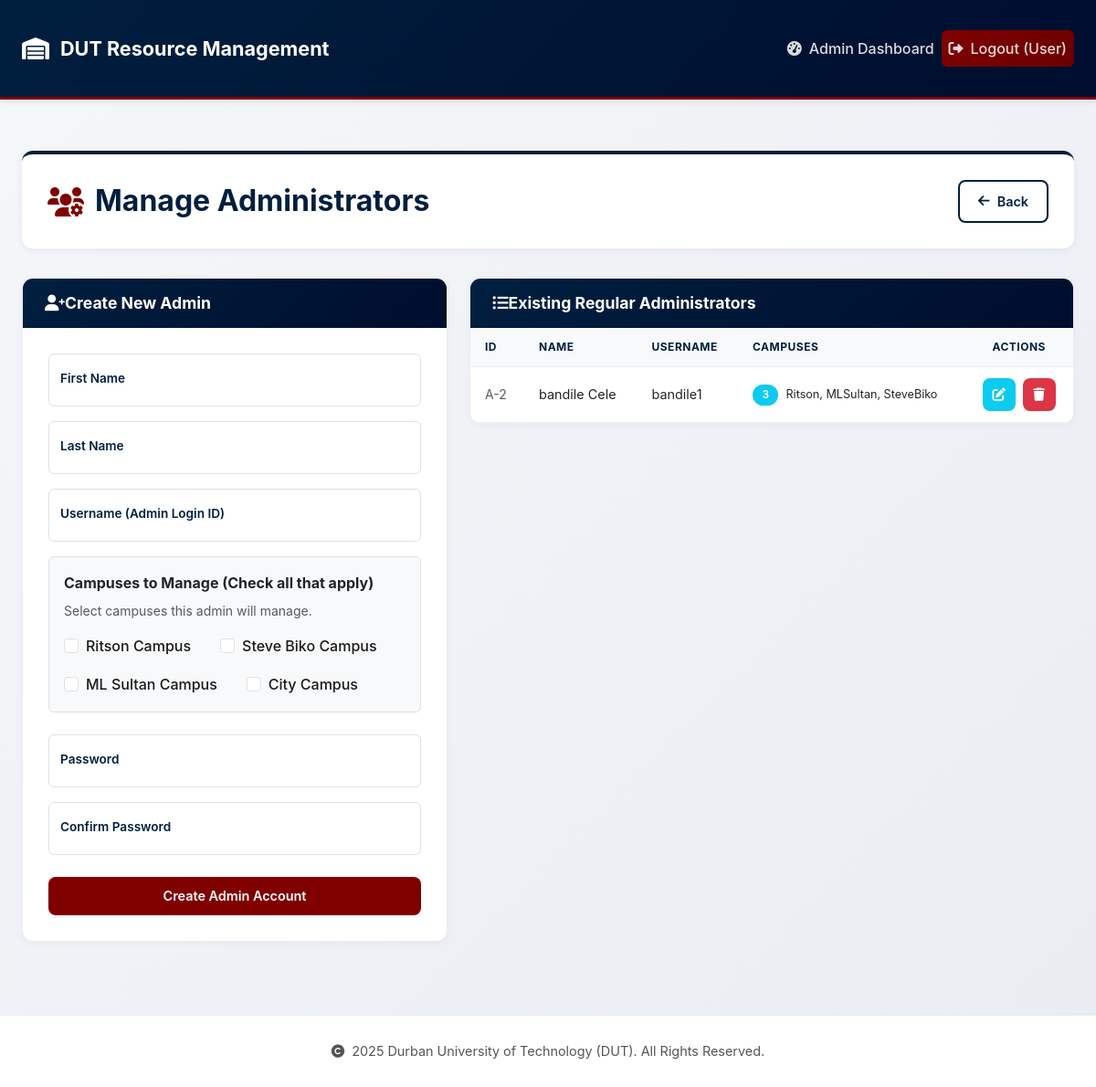
The app's page /admin/system/admins (signed in) with its own data.
### app/models.py (models this page shows, shortened)
class Admin(db.Model, UserMixin):
    __tablename__ = 'admin'
    admin_id = db.Column(db.Integer, primary_key=True)
    username = db.Column(db.String(80), unique=True, nullable=False)
    name = db.Column(db.String(100), nullable=True)
    surname = db.Column(db.String(100), nullable=True)
    password_hash = db.Column(db.String(256), nullable=False)  # UPDATED: 128 -> 256
    is_super_admin = db.Column(db.Boolean, default=False, nullable=False)
    data_capturers = db.relationship(
        'DataCapturer', backref='admin', lazy=True, cascade="all, delete-orphan", foreign_keys='DataCapturer.admin_id'
    )
    campuses = db.relationship('Campus', secondary=admin_campus_association, lazy='subquery',
                              backref=db.backref('admins', lazy=True))
    @property
    def is_admin(self):
        return True

### app/routes/admin_routes.py (the view, shortened to what this page needs)
@admin_bp.route('/system/admins', methods=['GET', 'POST'])
@login_required
def manage_admins():
    guard = super_admin_required()
    if guard:
        return guard
    ensure_campuses_exist()
    form = AdminCreationForm()
    admin_list = Admin.query.filter(Admin.is_super_admin == False).all()
    return render_template('admin/manage_admins.html',
                            title='Manage Administrators',
                            form=form,
                            admin_list=admin_list)

### app/forms.py (shortened to what this page needs)
class AdminCreationForm(FlaskForm):
    name = StringField('First Name', validators=[DataRequired(), Length(max=100)])
    surname = StringField('Last Name', validators=[DataRequired(), Length(max=100)])
    username = StringField('Username (Admin Login ID)', validators=[DataRequired(), Length(min=4, max=10)])
    campuses_assigned = SelectMultipleField(
        'Campuses to Manage (Check all that apply)',
        validators=[validate_at_least_one], # <- USING CUSTOM VALIDATOR
        widget=ListWidget(prefix_label=False),
        option_widget=CheckboxInput(),
        choices=STATIC_DUT_CAMPUSES
    )
    password = PasswordField('Password', validators=[DataRequired(), Length(min=8)])
    password_confirm = PasswordField('Confirm Password', validators=[DataRequired(), EqualTo('password', message='Passwords must match')])
    submit = SubmitField('Create Admin Account')

### app/__init__.py (called while the page is built)
@login_manager.user_loader
def load_user(user_id):
    user_type, _, user_actual_id = user_id.partition('-')
    if user_type == 'A':
        return Admin.query.get(int(user_actual_id))
    elif user_type == 'D':
        return DataCapturer.query.get(int(user_actual_id))
    return None

### app/routes/admin_routes.py (called while the page is built)
def super_admin_required():
    if not current_user.is_super_admin:
        flash('Access denied. This feature is restricted to Super Administrators.', 'danger')
        return redirect(url_for('admin.dashboard'))
    return None

def ensure_campuses_exist():
    for campus_key, campus_name in STATIC_DUT_CAMPUSES:
        existing = Campus.query.filter_by(name=campus_key).first()
        if not existing:
            new_campus = Campus(name=campus_key)
            db.session.add(new_campus)
    try:
        db.session.commit()
    except Exception as e:
        db.session.rollback()
        print(f"Error creating campuses: {e}")

### app/templates/admin/manage_admins.html (shortened to what this page needs)
{% extends "base.html" %}
{% block head_extras %}
<link rel="stylesheet" href="https://cdnjs.cloudflare.com/ajax/libs/font-awesome/6.0.0/css/all.min.css"/>
{% endblock %}
{% block content %}
<div class="container-fluid">
  <div class="header-section">
    <div class="header-top">
      <div class="header-content">
        <h1><i class="fas fa-users-cog"></i>Manage Administrators</h1>
      </div>
      <a href="{{ url_for('admin.dashboard') }}" class="btn btn-secondary">
        <i class="fas fa-arrow-left"></i>Back
      </a>
    </div>
  </div>
  <div class="row">
    <div class="col-md-5">
      <div class="card">
        <div class="card-header">
          <h5><i class="fas fa-user-plus"></i>Create New Admin</h5>
        </div>
        <div class="card-body">
          <form method="POST" action="{{ url_for('admin.manage_admins') }}">
            <div class="form-floating mb-3">
              {{ form.name(class="form-control", placeholder="First Name") }}
              {{ form.name.label() }}
            </div>
            <div class="form-floating mb-3">
              {{ form.surname(class="form-control", placeholder="Surname") }}
              {{ form.surname.label() }}
            </div>
            <div class="form-floating mb-3">
              {{ form.username(class="form-control", placeholder="Username / Staff ID") }}
              {{ form.username.label() }}
            </div>
            <div class="mb-4 p-3 border rounded" style="background:#f8f9fa;">
              {{ form.campuses_assigned.label(class="form-label d-block fw-bold mb-2") }}
              <small class="text-muted d-block mb-3">Select campuses this admin will manage.</small>
              <div class="d-flex flex-wrap gap-3">
                {% for subfield in form.campuses_assigned %}
                  <div class="form-check form-check-inline">
                    {{ subfield(class="form-check-input") }}
                    {{ subfield.label(class="form-check-label") }}
                  </div>
                {% endfor %}
              </div>
            </div>
            <div class="form-floating mb-3">
              {{ form.password(class="form-control", placeholder="Password") }}
              {{ form.password.label() }}
            </div>
            <div class="form-floating mb-4">
              {{ form.password_confirm(class="form-control", placeholder="Confirm Password") }}
              {{ form.password_confirm.label() }}
            </div>
            {{ form.submit(class="btn btn-primary w-100") }}
          </form>
        </div>
      </div>
    </div>
    <div class="col-md-7">
      <div class="card">
        <div class="card-header">
          <h5><i class="fas fa-list-ul"></i>Existing Regular Administrators</h5>
        </div>
        <div class="card-body p-0">
          {% if admin_list %}
          <div class="table-responsive">
            <table>
              <thead>
                <tr>
                  <th>ID</th>
                  <th>Name</th>
                  <th>Username</th>
                  <th>Campuses</th>
                  <th class="text-center">Actions</th>
                </tr>
              </thead>
              <tbody>
                {% for admin in admin_list %}
                <tr>
                  <td class="text-muted small">A-{{ admin.admin_id }}</td>
                  <td>{{ admin.name }} {{ admin.surname }}</td>
                  <td>{{ admin.username }}</td>
                  <td>
                    {% if admin.campuses %}
                      <span class="badge bg-primary me-1">{{ admin.campuses|length }}</span>
                      <small class="text-truncate d-none d-lg-inline">
                        {{ admin.campuses|map(attribute='name')|join(', ') }}
                      </small>
                    {% else %}
                      <span class="badge bg-secondary">None</span>
                    {% endif %}
                  </td>
                  <td>
                    <div class="action-btns">
                      <a href="{{ url_for('admin.edit_admin', admin_id=admin.admin_id) }}"
                         class="btn btn-edit" title="Edit">
                        <i class="fas fa-edit"></i>
                      </a>
                      <form method="POST"
                            action="{{ url_for('admin.delete_admin', admin_id=admin.admin_id) }}"
                            onsubmit="return confirm('WARNING! Deleting Admin {{ admin.username }} will unassign all their resources. Are you sure?');"
                            style="display:inline;">
                        <button type="submit" class="btn btn-delete" title="Delete">
                          <i class="fas fa-trash"></i>
                        </button>
                      </form>
                    </div>
                  </td>
                </tr>
                {% endfor %}
              </tbody>
            </table>
          </div>
          {% else %}
          <div class="no-items">
            <i class="fas fa-users-slash"></i>
            <p><strong>No admins yet.</strong> Create one using the form on the left.</p>
          </div>
          {% endif %}
        </div>
      </div>
    </div>
  </div>
</div>
{% endblock %}

### app/templates/base.html (style rules this page uses)
:root { --dut-primary: #001F3F; --dut-accent: #800000; --text-primary: #1a1a1a; --text-secondary: #555; --border-color: #e8eef5; }
* { margin: 0; padding: 0; box-sizing: border-box; }
html, body { height: 100%; font-family: -apple-system, BlinkMacSystemFont, "Segoe UI", Roboto, "Helvetica Neue", Arial, sans-serif; }
body { display: flex; flex-direction: column; min-height: 100vh; background: #f8f9fa; }

### app/templates/admin/manage_admins.html (style rules this page uses)
:root { --dut-navy:#001F3F;--dut-maroon:#800000;--dut-light:#f8f9fa; --text-primary:#1a1a1a;--text-secondary:#555;--border-color:#e8eef5; --success:#198754;--danger:#dc3545;--warning:#ffc107;--info:#0dcaf0; }
* { margin:0;padding:0;box-sizing:border-box; }
body { background:linear-gradient(135deg,#f5f7fa 0%,#e9ecf1 100%); min-height:100vh;color:var(--text-primary); font-family:-apple-system,BlinkMacSystemFont,"Segoe UI",Roboto,"Helvetica Neue",Arial,sans-serif; }
.container-fluid { max-width:1200px;padding:1.5rem; }
.header-section { background:#fff;padding:1.75rem;border-radius:12px; box-shadow:0 2px 8px rgba(0,31,63,.06);margin-bottom:2rem; border-top:4px solid var(--dut-navy); }
.header-top { display:flex;justify-content:space-between;align-items:center; flex-wrap:wrap;gap:1.5rem; }
.header-content h1 { font-size:2rem;font-weight:700;color:var(--dut-navy); display:flex;align-items:center;gap:.75rem;margin:0; }
.header-content h1 i { color:var(--dut-maroon);font-size:2rem; }
.btn { padding:.65rem 1.25rem;border:none;border-radius:8px; font-weight:600;cursor:pointer;transition:all .3s ease; text-decoration:none;display:inline-flex;align-items:center; gap:.5rem;font-size:.9rem; }
.btn-secondary { background:#fff;color:var(--dut-navy);border:2px solid var(--dut-navy); }
.btn-primary { background:var(--dut-maroon);color:#fff; }
.card { background:#fff;border-radius:12px;border:1px solid var(--border-color); box-shadow:0 2px 8px rgba(0,0,0,.04);overflow:hidden;margin-bottom:1.5rem; }
.card-header { background:linear-gradient(135deg,var(--dut-navy) 0%,#000d2e 100%); color:#fff;padding:1rem 1.5rem;display:flex;align-items:center;gap:.75rem; }
.card-header h5 { margin:0;font-size:1.1rem;font-weight:700; }
.card-body { padding:1.75rem; }
.form-floating > .form-control { padding:.875rem 1rem;font-size:.95rem; }
.form-floating > label { font-size:.85rem;color:var(--dut-navy);font-weight:600; }
.form-check-inline .form-check-input { margin-right:.5rem; }
.form-check-label { font-weight:500;color:var(--text-primary); }
.table-responsive { overflow-x:auto; }
table { width:100%;border-collapse:collapse; }
th,td { padding:.75rem 1rem;text-align:left;font-size:.9rem; border-bottom:1px solid var(--border-color); }
thead th { background:#f8f9fa;color:var(--dut-navy);font-weight:700; text-transform:uppercase;font-size:.75rem;letter-spacing:.5px; }
.badge { font-size:.75rem;padding:.35rem .65rem;border-radius:20px; font-weight:600; }
.badge.bg-primary { background:var(--info)!important; }
.action-btns { display:flex;gap:.5rem;justify-content:center; }
.action-btns .btn { width:36px;height:36px;padding:0;border-radius:8px; display:flex;align-items:center;justify-content:center; font-size:.9rem; }
.btn-edit { background:var(--info);color:#fff; }
.btn-delete { background:var(--danger);color:#fff; }

### records on screen
Admin: admin_id "2", name "bandile", surname "Cele", username "bandile1", campuses|length "3", campuses|map "Ritson, MLSultan, SteveBiko"

### other values on screen
{{ current_user.full_name or 'User' }} "User"
{{ subfield.label(class="form-check-label") }} "Ritson Campus" "Steve Biko Campus" "ML Sultan Campus" "City Campus"
